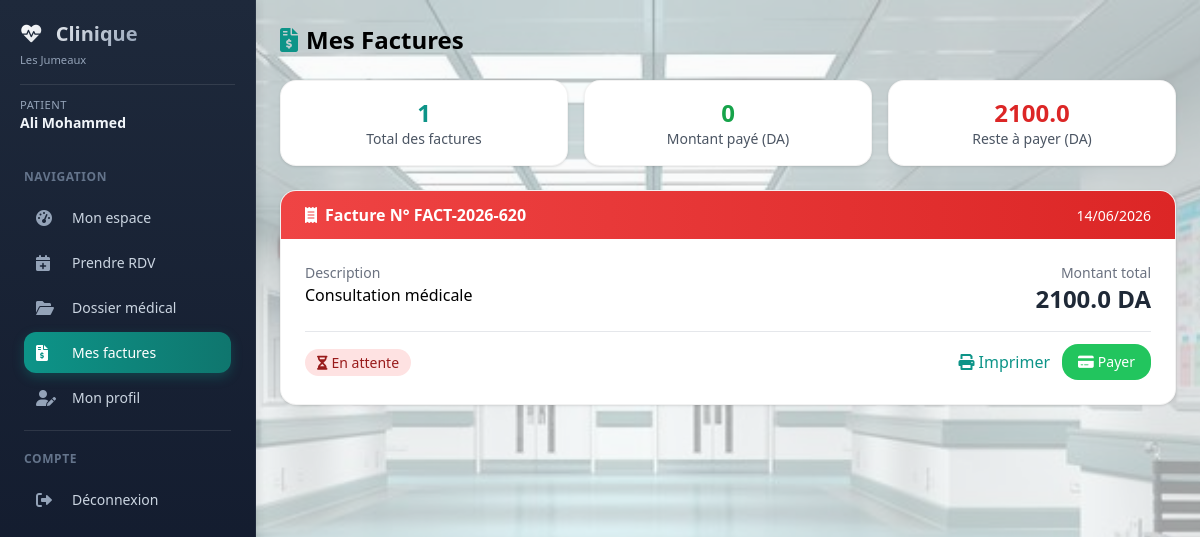
Page /patient/factures (signed in) on the earlier database version.
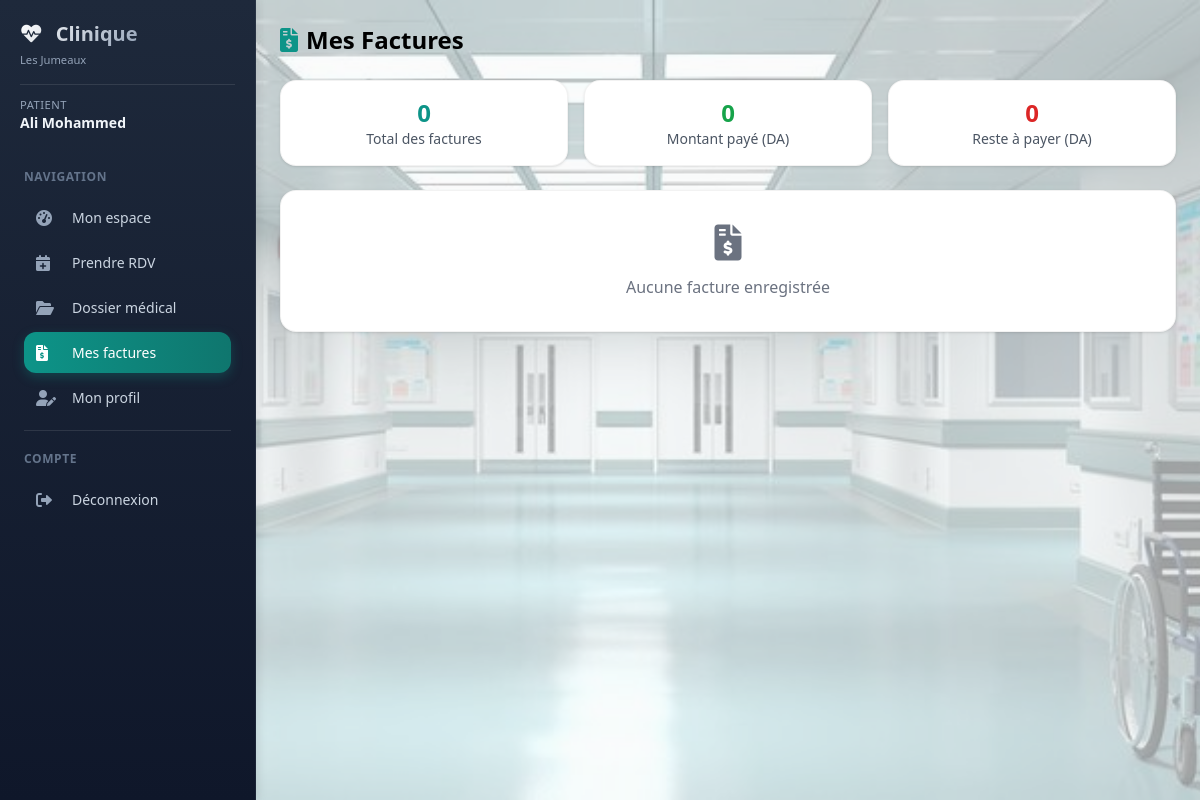
Same page on the later database version.
### models/database.py (models this page shows, shortened)
class Utilisateur(UserMixin, db.Model):
    __tablename__ = 'utilisateurs'
    id = db.Column(db.Integer, primary_key=True)
    email = db.Column(db.String(120), unique=True, nullable=False)
    password = db.Column(db.String(200), nullable=False)
    role = db.Column(db.String(20), default='patient')
    nom = db.Column(db.String(100))
    prenom = db.Column(db.String(100))
    telephone = db.Column(db.String(20))
    medecin_id = db.Column(db.Integer, db.ForeignKey('medecins.id'))
    specialite = db.Column(db.String(100))
    adresse = db.Column(db.Text)
    created_at = db.Column(db.DateTime, default=datetime.utcnow)
    medecin = db.relationship('Medecin', backref='utilisateur', foreign_keys=[medecin_id])

class Facture(db.Model):
    __tablename__ = 'factures'
    id = db.Column(db.Integer, primary_key=True)
    patient_id = db.Column(db.Integer, db.ForeignKey('patients.id'), nullable=False)
    numero = db.Column(db.String(50), unique=True, nullable=False)
    date = db.Column(db.DateTime, nullable=False)
    montant = db.Column(db.Float, nullable=False)
    description = db.Column(db.Text)
    statut = db.Column(db.String(20), default='en_attente')
    date_paiement = db.Column(db.DateTime)
    montant_paye = db.Column(db.Float, default=0)
    montant_restant = db.Column(db.Float, default=0)
    dernier_paiement = db.Column(db.Date)
    created_at = db.Column(db.DateTime, default=datetime.utcnow)
    patient = db.relationship('Patient', back_populates='factures', foreign_keys=[patient_id])

### models/patient.py (the view)
@patient_bp.route('/factures')
@patient_required
def factures():
    patient = get_current_patient()
    if not patient:
        return render_template('error.html', message="Profil patient non trouvé")
    factures = Facture.query.filter_by(patient_id=patient.id).order_by(Facture.date.desc()).all()
    total_factures = len(factures)
    total_paye = sum(f.montant_paye or 0 for f in factures)
    total_restant = sum(f.montant - (f.montant_paye or 0) for f in factures)
    return render_template('patient/factures.html',
                         factures=factures,
                         total_factures=total_factures,
                         total_paye=total_paye,
                         total_restant=total_restant)

### models/patient.py (called while the page is built)
def patient_required(f):
    @wraps(f)
    def decorated_function(*args, **kwargs):
        if 'user_id' not in session:
            return redirect(url_for('auth.login'))
        if session.get('role') != 'patient':
            return render_template('error.html', message="Accès non autorisé"), 403
        return f(*args, **kwargs)
    return decorated_function

def get_current_patient():
    user = Utilisateur.query.get(session['user_id'])
    return Patient.query.filter_by(user_id=user.id).first() if user else None

### templates/patient/factures.html (shortened to what this page needs)
{% extends "base_dashboard.html" %}
{% block content %}
<div>
    <h1 class="text-2xl font-bold mb-6"><i class="fas fa-file-invoice-dollar text-primary mr-2"></i>Mes Factures</h1>
    <div class="grid grid-cols-1 md:grid-cols-3 gap-4 mb-6">
        <div class="bg-white rounded-lg shadow p-4 text-center">
            <div class="text-2xl font-bold text-primary">{{ total_factures|default(0) }}</div>
            <div class="text-gray-600 text-sm">Total des factures</div>
        </div>
        <div class="bg-white rounded-lg shadow p-4 text-center">
            <div class="text-2xl font-bold text-green-600">{{ total_paye|default(0) }}</div>
            <div class="text-gray-600 text-sm">Montant payé (DA)</div>
        </div>
        <div class="bg-white rounded-lg shadow p-4 text-center">
            <div class="text-2xl font-bold text-red-600">{{ total_restant|default(0) }}</div>
            <div class="text-gray-600 text-sm">Reste à payer (DA)</div>
        </div>
    </div>
    <div class="space-y-4">
        {% for facture in factures %}
        <div class="bg-white rounded-lg shadow overflow-hidden">
            <div class="bg-gradient-to-r {% if facture.statut == 'paye' %}from-green-500 to-green-600{% elif facture.statut == 'partiel' %}from-orange-500 to-orange-600{% else %}from-red-500 to-red-600{% endif %} px-6 py-3 text-white">
                <div class="flex justify-between items-center">
                    <div>
                        <span class="font-bold"><i class="fas fa-receipt mr-2"></i>Facture N° {{ facture.numero }}</span>
                    </div>
                    <div>
                        <span class="text-sm">{{ facture.date.strftime('%d/%m/%Y') if facture.date else '-' }}</span>
                    </div>
                </div>
            </div>
            <div class="p-6">
                <div class="grid grid-cols-1 md:grid-cols-2 gap-4 mb-4">
                    <div>
                        <p class="text-gray-500 text-sm">Description</p>
                        <p class="font-medium">{{ facture.description or 'Consultation médicale' }}</p>
                    </div>
                    <div class="text-right">
                        <p class="text-gray-500 text-sm">Montant total</p>
                        <p class="text-2xl font-bold text-gray-800">{{ facture.montant }} DA</p>
                    </div>
                </div>
                <div class="flex justify-between items-center pt-3 border-t">
                    <div>
                        <span class="px-3 py-1 rounded-full text-sm
                            {% if facture.statut == 'paye' %}bg-green-100 text-green-800
                            {% elif facture.statut == 'partiel' %}bg-orange-100 text-orange-800
                            {% else %}bg-red-100 text-red-800{% endif %}">
                            {% if facture.statut == 'paye' %}<i class="fas fa-check-circle mr-1"></i>Payée
                            {% elif facture.statut == 'partiel' %}<i class="fas fa-clock mr-1"></i>Paiement partiel
                            {% else %}<i class="fas fa-hourglass-half mr-1"></i>En attente{% endif %}
                        </span>
                    </div>
                    <div class="flex gap-3">
                        <button onclick="imprimerFacture({{ facture.id }})" class="text-primary hover:text-primary-dark">
                            <i class="fas fa-print mr-1"></i>Imprimer
                        </button>
                        {% if facture.statut != 'paye' %}
                        <button onclick="payerFacture({{ facture.id }}, {{ facture.montant }}, {{ facture.montant_paye|default(0) }})"
                                class="bg-green-500 text-white px-4 py-2 rounded-lg hover:bg-green-600 text-sm">
                            <i class="fas fa-credit-card mr-1"></i>Payer
                        </button>
                        {% endif %}
                    </div>
                </div>
            </div>
        </div>
        {% else %}
        <div class="bg-white rounded-lg shadow p-8 text-center text-gray-500">
            <i class="fas fa-file-invoice-dollar text-4xl mb-3"></i>
            <p>Aucune facture enregistrée</p>
        </div>
        {% endfor %}
    </div>
</div>
{% endblock %}

### templates/base_dashboard.html (shortened to what this page needs)
<!DOCTYPE html>
<html lang="fr">
<head>
    <script src="https://cdn.tailwindcss.com"></script>
    <link href="https://cdnjs.cloudflare.com/ajax/libs/font-awesome/6.0.0/css/all.min.css" rel="stylesheet">
    <link rel="stylesheet" href="{{ url_for('static', filename='style.css') }}">
</head>
<body class="bg-gray-50 font-sans antialiased">
<div class="fixed inset-0 -z-10 bg-gray-50/60"></div>
<div class="flex min-h-screen">
    <aside class="sidebar fixed md:relative z-40 w-64 flex-shrink-0 h-full md:h-auto overflow-y-auto">
        <div class="p-5">
            <div class="flex items-center justify-between sidebar-header">
                <div>
                    <h2 class="text-xl font-bold">
                        <i class="fas fa-heartbeat text-primary mr-2"></i>
                        Clinique
                    </h2>
                    <p class="text-xs mt-1">Les Jumeaux</p>
                </div>
            </div>
            <div class="sidebar-user mt-4 pt-3">
                <p class="text-sm">
                    <span class="block text-xs role">{{ session.role|capitalize }}</span>
                    <span class="font-semibold name">{{ session.nom }} {{ session.prenom }}</span>
                </p>
            </div>
        </div>
        <nav class="px-3 pb-4">
            <div class="sidebar-section text-xs uppercase tracking-wider px-3 py-2 mt-2">Navigation</div>
            {% if session.role == 'admin' %}
            <a href="{{ url_for('admin.dashboard') }}" class="sidebar-link {% if request.endpoint == 'admin.dashboard' %}active{% endif %}">
                <i class="fas fa-tachometer-alt w-5"></i><span>Dashboard</span>
            </a>
            <a href="{{ url_for('admin.gestion_utilisateurs') }}" class="sidebar-link {% if request.endpoint == 'admin.gestion_utilisateurs' %}active{% endif %}">
                <i class="fas fa-users-cog w-5"></i><span>Gestion utilisateurs</span>
            </a>
            <a href="{{ url_for('admin.statistiques') }}" class="sidebar-link flex items-center px-3 py-2 rounded-lg mb-1 transition">
                <i class="fas fa-chart-line w-5"></i><span class="ml-3">Statistiques</span>
            </a>
            {% elif session.role == 'patient' %}
            <a href="{{ url_for('patient.dashboard') }}" class="sidebar-link {% if request.endpoint == 'patient.dashboard' %}active{% endif %}">
                <i class="fas fa-tachometer-alt w-5"></i><span>Mon espace</span>
            </a>
            <a href="{{ url_for('patient.rendezvous_page') }}" class="sidebar-link {% if request.endpoint == 'patient.rendezvous_page' %}active{% endif %}">
                <i class="fas fa-calendar-plus w-5"></i><span>Prendre RDV</span>
            </a>
            <a href="{{ url_for('patient.dossier') }}" class="sidebar-link {% if request.endpoint == 'patient.dossier' %}active{% endif %}">
                <i class="fas fa-folder-open w-5"></i><span>Dossier médical</span>
            </a>
            <a href="{{ url_for('patient.factures') }}" class="sidebar-link {% if request.endpoint == 'patient.factures' %}active{% endif %}">
                <i class="fas fa-file-invoice-dollar w-5"></i><span>Mes factures</span>
            </a>
            <a href="{{ url_for('patient.profil') }}" class="sidebar-link {% if request.endpoint == 'patient.profil' %}active{% endif %}">
                <i class="fas fa-user-edit w-5"></i><span>Mon profil</span>
            </a>
            {% endif %}
            <div class="sidebar-border"></div>
            <div class="sidebar-section text-xs uppercase tracking-wider px-3 py-2">Compte</div>
            <a href="{{ url_for('auth.logout') }}" class="sidebar-link logout">
                <i class="fas fa-sign-out-alt w-5"></i><span>Déconnexion</span>
            </a>
        </nav>
    </aside>
    <div class="flex-1 flex flex-col">
        <main class="flex-1 p-4 md:p-6">
            {% block content %}{% endblock %}
        </main>
    </div>
</div>
</body>
</html>

### static/style.css (style rules this page uses)
body { background-image: url('/static/images/hopital-corridor.jpg'); background-size: cover; background-position: center; background-attachment: fixed; }
.sidebar { transition: transform 0.3s ease-in-out; background: linear-gradient(180deg, #1e293b 0%, #0f172a 100%); border-right: 1px solid rgba(255, 255, 255, 0.05); box-shadow: 2px 0 10px rgba(0, 0, 0, 0.1); }
@media (min-width: 768px) { .sidebar { transform: translateX(0) !important; } }
.sidebar-header h2 { background: linear-gradient(135deg, #fff 0%, #94a3b8 100%); -webkit-background-clip: text; -webkit-text-fill-color: transparent; background-clip: text; font-weight: 700; }
.sidebar-header p { color: #94a3b8; font-size: 0.7rem; }
.sidebar-user { border-top: 1px solid rgba(255, 255, 255, 0.1); margin-top: 0.75rem; padding-top: 0.75rem; }
.sidebar-user .role { color: #94a3b8; font-size: 0.7rem; text-transform: uppercase; letter-spacing: 0.5px; }
.sidebar-user .name { color: #f1f5f9; font-weight: 600; font-size: 0.875rem; }
.sidebar-section { color: #64748b; font-size: 0.65rem; font-weight: 600; text-transform: uppercase; letter-spacing: 1px; padding: 0.75rem 1rem 0.5rem; }
.sidebar-link { display: flex; align-items: center; gap: 12px; padding: 10px 12px; margin: 4px 12px; border-radius: 12px; color: #cbd5e1; text-decoration: none; transition: all 0.2s ease; font-size: 0.875rem; font-weight: 500; }
.sidebar-link i { width: 24px; font-size: 1rem; color: #94a3b8; transition: all 0.2s ease; }
.sidebar-link.active { background: linear-gradient(90deg, #0D9488 0%, #0F766E 100%); color: #ffffff; box-shadow: 0 4px 12px rgba(13, 148, 136, 0.3); }
.sidebar-link.active i { color: #ffffff; }
.sidebar-link.logout { color: #cbd5e1; }
.sidebar-link.logout i { color: #94a3b8; }
.sidebar-border { border-top: 1px solid rgba(255, 255, 255, 0.1); margin: 12px; }
.card, .bg-white.rounded-lg.shadow { transition: all 0.3s ease; border: 1px solid rgba(0,0,0,0.05); }
.rounded-lg { border-radius: 1rem !important; }

Differences in the rows shown:
removed Facture: numero "FACT-2026-620", date "14/06/2026", description "Consultation médicale", montant "2100.0", statut "en_attente" (drawn)
Other differences:
{{ total_factures|default(0) }}: "1" → "0"
{{ total_restant|default(0) }}: "2100.0" → "0"
text now shown: "Aucune facture enregistrée"
